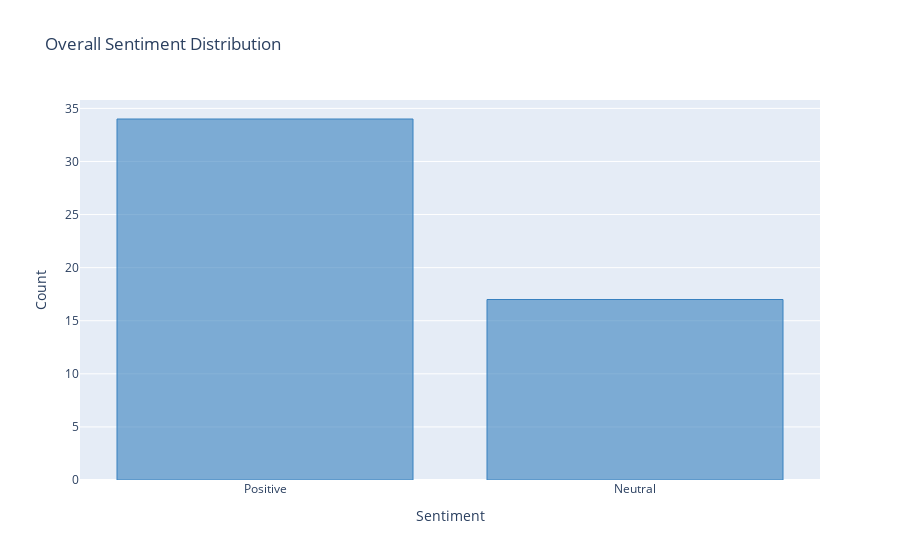

Source (notebook cell):
### Code cell
# show barchart of overall tweet sentiment
layout1=dict(autosize=True, yaxis=dict(automargin=True, title="Count"), xaxis=dict(automargin=True, title="Sentiment"),title="Overall Sentiment Distribution")
df['Sentiment'].value_counts().iplot(kind='bar', title='Overall Sentiment Distribution', color="blue", layout=layout1)

'''
# Alternative method to run under SWAN where cufflinks can't be installed 
# create dataframe for Sentiment counts
sentiment_counts = df['Sentiment'].value_counts(ascending=True).to_frame("Count").reset_index()
# show interative barchart of overall tweet sentiment
fig = px.bar(
    sentiment_counts, x="index", y="Count", 
    labels=dict(Count="Counts", index="Sentiment"), 
    width=1600, height=800, title="Overall Sentiment Distribution"
)
fig.update_xaxes(tickangle = 45)

#fig.update_traces(marker_color='green')

fig.show()
'''

### Figure 1 — Plotly figure (JSON) as saved in the notebook; plotly's stock layout.template omitted (floating-point values rounded to 4 significant figures)
{"data": [{"marker": {"color": "rgba(55, 128, 191, 0.6)", "line": {"color": "rgba(55, 128, 191, 1.0)", "width": 1}}, "name": "Sentiment", "orientation": "v", "text": "", "type": "bar", "x": ["Positive", "Neutral"], "y": [34, 17]}], "layout": {"autosize": true, "title": {"text": "Overall Sentiment Distribution"}, "xaxis": {"automargin": true, "autorange": true, "range": [-0.5, 1.5], "title": {"text": "Sentiment"}, "type": "category"}, "yaxis": {"automargin": true, "autorange": true, "range": [0, 35.79], "title": {"text": "Count"}, "type": "linear"}}}
